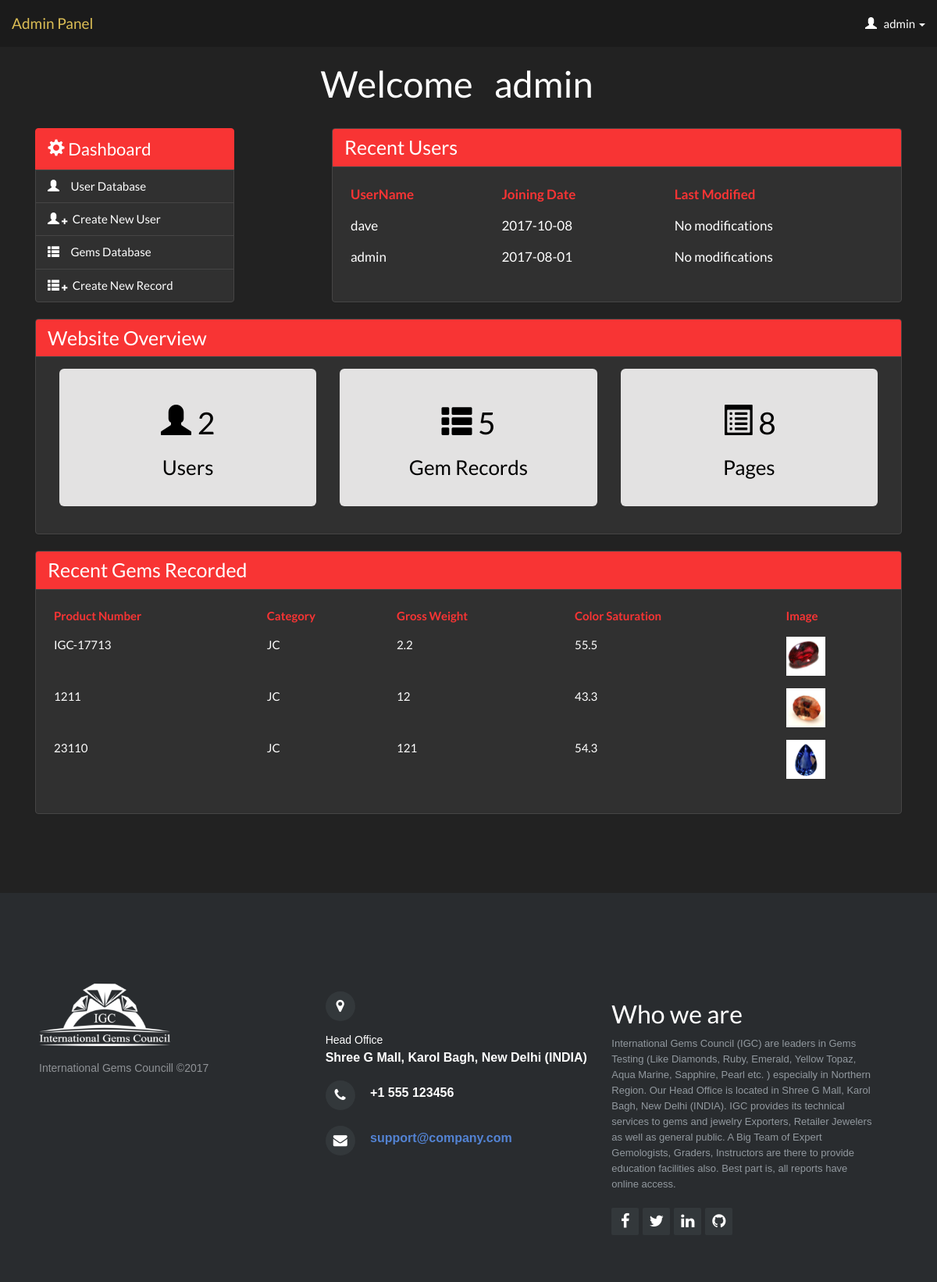
/admin/index.php (signed in), run on the app's committed database.
### tables this page shows
CREATE TABLE `users` (
  `id` int(10) UNSIGNED NOT NULL,
  `username` varchar(50) DEFAULT NULL,
  `password` varchar(255) DEFAULT NULL,
  `role` varchar(20) DEFAULT NULL,
  `created` datetime DEFAULT CURRENT_TIMESTAMP,
  `modified` datetime DEFAULT NULL
);

CREATE TABLE `jproducts` (
  `id` int(20) NOT NULL,
  `ctype` varchar(2) NOT NULL DEFAULT 'JC',
  `product_no` varchar(50) NOT NULL,
  `description` varchar(1000) NOT NULL,
  `weight` varchar(30) NOT NULL,
  `clarity` varchar(30) NOT NULL,
  `gross_weight` varchar(30) NOT NULL,
  `diamond_weight` varchar(30) NOT NULL,
  `color_stwt` varchar(30) NOT NULL,
  `product_image` varchar(100) NOT NULL,
  `date_created` datetime NOT NULL DEFAULT CURRENT_TIMESTAMP
);

### admin/includes/gem_records.php (the view)
<?php
    global $connection;
    if(!($connection)){
          echo "<thred>";
        echo "<tr> No Gem Records Found!</tr>";
        echo "</thread>";
    }
    else{
             echo" <thead>";
       echo" <tr>  ";
           echo" <th style='color:rgb(248,52,52);'>Product Number</th>";
          echo" <th style='color:rgb(248,52,52);'>Category</th>";
            echo"<th style='color:rgb(248,52,52);'>Gross Weight</th>";
            echo"<th style='color:rgb(248,52,52);'>Color Saturation</th>";
            echo"<th style='color:rgb(248,52,52);'>Image</th>";
        echo"</tr>";
    echo"</thead>";
     echo"<tbody>";
    $query = "SELECT * FROM jproducts ORDER BY date_created DESC LIMIT 3";
     $select_users = mysqli_query($connection,$query);
    while($row = mysqli_fetch_assoc($select_users)) {
        $product_number = $row["product_no"];
        $gross_weight   = $row["gross_weight"];
        $color_stwt     = $row["color_stwt"];
        $product_image  = $row["product_image"];
        $ctype          = $row["ctype"];
        echo" <tr>";
            echo "<td>$product_number</td>";
            echo "<td>$ctype</td>";
            echo"<td>$gross_weight</td>";
             echo"<td>$color_stwt</td>";
              if(!$product_image){
                echo"<td>No Image Found!</td>";
        }
        else{
             echo"<td><img src='assets/img/$product_image' style='width:50px; height:50px' ></td>";
        }
        echo"</tr>";
    }
}
 ?>

### admin/includes/header_admin.php (shortened to what this page needs)
<!DOCTYPE html>
<html>
<head>
    <link rel="stylesheet" href="assets/bootstrap/css/bootstrap.min.css">
    <link rel="stylesheet" href="assets/fonts/font-awesome.min.css">
    <link rel="stylesheet" href="assets/css/admin.css">
    <link rel="stylesheet" href="assets/css/Pretty-Footer.css">
    <link rel="stylesheet" href="assets/css/Pretty-Registration-Form.css">
    <link rel="stylesheet" href="assets/css/edit_reg.css">
    <link rel="stylesheet" href="../assets/css/user.css">
</head>
<body>

### admin/includes/navigation_admin.php (shortened to what this page needs)
<?php
 $user = $_SESSION['username'];
?>
<nav class="navbar navbar-default navbar-fixed-top cust-mav">
        <div class="container-fluid">
            <div class="navbar-header cust-nav"><a class="navbar-brand navbar-link cust-nav" href="index.php">Admin Panel </a>
            </div>
            <div class="collapse navbar-collapse" id="navcol-1">
                <ul class="nav navbar-nav navbar-right">
                    <li class="dropdown"><a class="dropdown-toggle" data-toggle="dropdown" aria-expanded="false" style="cursor: pointer;"><i class="glyphicon glyphicon-user"></i>&nbsp&nbsp <?php echo "$user"; ?> <span class="caret"></span></a>
                    </li>
                </ul>
            </div>
        </div>
    </nav>

### admin/index.php (shortened to what this page needs)
<?php include"../includes/database.php";?>
<?php include"includes/header_admin.php";?>
<?php include"includes/navigation_admin.php";?>
<?php
if($_SESSION['username'] == null)	{
header("Location: ../index.php");
}
else{
    $user = $_SESSION['username'];
}
?>
    <header>
        <div class="row">
            <div class="col-lg-4 col-lg-offset-4 col-md-10 back-color">
                <h1 class="text-center big">Welcome &nbsp<?php echo" $user ";?></h1></div>
        </div>
    </header>
    <section>
        <div class="container">
            <div class="col-lg-3 col-md-3">
                <ul class="list-group">
                    <li class="list-group-item bak item-tog" style="cursor: pointer;"><span class="widget-main-txt"><i class="glyphicon glyphicon-cog"></i> Dashboard </span></li>
                    <li class="list-group-item item-tog"     style="cursor: pointer;"><span><a href="user_database.php" class="cust_ref"><i class="glyphicon glyphicon-user"></i> &nbsp&nbsp&nbsp&nbspUser Database</a></span></li>
                    <li class="list-group-item item-tog tog-cust"   data-target="#new_user_modal" data-toggle="modal"  style="cursor: pointer;"><span><i class="glyphicon glyphicon-user"></i> <i style="font-size: 8px" class="glyphicon glyphicon-plus"></i> &nbspCreate New User</span></li>
                    <li class="list-group-item item-tog"     style="cursor: pointer;"><span><a href="gem_database.php" class="cust_ref"><i class="glyphicon glyphicon-th-list"></i> &nbsp&nbsp&nbsp&nbspGems Database</a></span></li>
                    <li class="list-group-item item-tog" data-target="#new_rec_modal" data-toggle="modal" style="cursor: pointer;"><span class="cust_ref"><i class="glyphicon glyphicon-th-list"></i> <i style="font-size: 8px" class="glyphicon glyphicon-plus"></i> &nbspCreate New Record</span></li>
                </ul>
            </div>
            <div class="col-lg-8 col-lg-offset-1 col-md-9">
                <div style="font-size: 17px" class="panel panel-default pan-down">
                    <div class="panel-heading heading-pan">
                        <h3 class="panel-title bigger-font">Recent Users</h3></div>
                    <div class="panel-body ">
                        <div class="table-responsive ">
                            <table class="table table-responsive cust_pan_res">
                            <?php include "includes/recent_users.php";?>
                                </tbody>
                            </table>
                        </div>
                    </div>
                </div>
            </div>
        </div>
    </section>
<?php
    $query_user_count ="SELECT COUNT(*)AS total from users";
    $select_count = mysqli_query($connection,$query_user_count);
    $user_count = mysqli_fetch_assoc($select_count);
    $query_product_count ="SELECT COUNT(*)AS total from jproducts";
    $select_product = mysqli_query($connection,$query_product_count);
    $product_count = mysqli_fetch_assoc($select_product);
?>
        <div class="container">
        <div class="col-md-12">
            <div class="panel panel-default heading-pan">
                <div class="panel-heading heading-pan boger-font">
                    <h3 class="panel-title bigger-font">Website Overview</h3></div>
                <div class="panel-body">
                    <div class="col-lg-4 col-md-12">
                        <div class="well well-lg well_cust">
                            <h1 class="text-center cust_well_txt"><i class="glyphicon glyphicon-user"></i> <?php print_r($user_count['total']); ?></h1>
                            <h3 class="text-center cust_well_txt">Users </h3></div>
                    </div>
                    <div class="col-lg-4 col-md-12">
                        <div class="well well-lg well_cust">
                            <h1 class="text-center cust_well_txt"> <i class="glyphicon glyphicon-th-list"></i> <?php print_r($product_count['total']); ?></h1>
                            <h3 class="text-center cust_well_txt">Gem Records</h3></div>
                    </div>
                    <div class="col-lg-4 col-md-12">
                        <div class="well well-lg well_cust">
                            <h1 class="text-center cust_well_txt"> <i class="glyphicon glyphicon-list-alt"></i> 8</h1>
                            <h3 class="text-center cust_well_txt">Pages </h3></div>
                    </div>
                </div>
            </div>
        </div>
    </div>
    <div class="container">
        <div class="col-md-12">
            <div class="panel panel-default heading-pan">
                <div class="panel-heading heading-pan boger-font">
                    <h3 class="panel-title bigger-font">Recent Gems Recorded</h3></div>
                <div class="panel-body">
                    <div class="table-responsive">
                        <table class="table">
                        <?php include "includes/gem_records.php"; ?>
                            </tbody>
                         </table>
                    </div>
                </div>
            </div>
        </div>
    </div>
    <?php include"includes/footer_admin.php";?>

### admin/includes/recent_users.php
<?php
                            global $connection;
                            if(!($connection)){
                                echo "<thred>";
                                echo "<tr> No Records Found!</tr>";
                                echo "</thread>";
                            }
                            else{
                                 echo"<thead>";
                                    echo"<tr>";
                                        echo"<th style='color:rgb(248,52,52);'>UserName </th>";
                                        echo"<th style='color:rgb(248,52,52);'>Joining Date </th>";
                                        echo"<th style='color:rgb(248,52,52);'>Last Modified </th>";
                                    echo"</tr>";
                                echo"</thead>";
                                echo"<tbody>";
                                $query = "SELECT username, created,modified FROM users ORDER BY created DESC Limit 2";
                                $select_users = mysqli_query($connection,$query);
                              while($row = mysqli_fetch_assoc($select_users)) {
                                    $username = $row['username'];
                                    $created  = $row['created'];
                              $splitTimeStamp = explode(" ",$created);
                                     $created = $splitTimeStamp[0];
                                    $modified = $row['modified'];
                              $splitTimeStamp = explode(" ",$modified);
                                    $modified = $splitTimeStamp[0];
                                    if(!$modified){
                                        $modified = 'No modifications';
                                    }
                                   echo" <tr>";
                                    echo "<td>$username</td>";
                                    echo"<td>$created</td>";
                                      echo"<td>$modified</td>";
                                    echo"</tr>";
                              }
                            }
 ?>

### admin/includes/footer_admin.php (shortened to what this page needs)
<footer>
            <div class="row">
                <div class="col-md-4 col-sm-6 footer-navigation">
                    <h3><img src="assets/img/idc_nw.png" class="logo"></h3>
                    <p class="company-name">International Gems Councill ©2017</p>
                </div>
                <div class="col-md-4 col-sm-6 footer-contacts">
                    <div><span class="fa fa-map-marker footer-contacts-icon"> </span>
                        <p><span class="new-line-span">Head Office</span> Shree G Mall, Karol Bagh, New Delhi (INDIA)</p>
                    </div>
                    <div><i class="fa fa-phone footer-contacts-icon"></i>
                        <p class="footer-center-info email text-left"> +1 555 123456</p>
                    </div>
                    <div><i class="fa fa-envelope footer-contacts-icon"></i>
                        <p> <a href="#" target="_blank">support@company.com</a></p>
                    </div>
                </div>
                <div class="col-md-4 footer-about">
                    <h2>Who we are</h2>
                    <p class="cust_who">International Gems Council (IGC) are leaders in Gems Testing (Like Diamonds, Ruby, Emerald, Yellow Topaz, Aqua Marine, Sapphire, Pearl etc. ) especially in Northern Region. Our Head Office is located in Shree G Mall, Karol Bagh, New Delhi (INDIA). IGC provides its technical services to gems and jewelry Exporters, Retailer Jewelers as well as general public.  A Big Team of Expert Gemologists, Graders, Instructors are there to provide education facilities also. Best part is, all reports have online access.
                    </p>
                    <div class="social-links social-icons"><a href="#"><i class="fa fa-facebook"></i></a><a href="#"><i class="fa fa-twitter"></i></a><a href="#"><i class="fa fa-linkedin"></i></a><a href="#"><i class="fa fa-github"></i></a></div>
                </div>
            </div>
        </footer>
</body>
</html>

### admin/assets/css/admin.css (style rules this page uses)
nav.navbar.navbar-default.cust-mav { border-radius:0px; background-color:#1b1b1b; }
.row { margin-left:-15px; margin-right:-15px; margin-top:61px; width:100%; }
h1.text-center.big { font-size:47px; }
span.widget-main-txt { font-size:22px; }
li.list-group-item.bak { background-color:rgb(248,52,52); border-color:rgb(248,52,52); }
.list-group { margin-top:20px; padding-left:0; }
div.panel.panel-default.pan-down { margin-top:20px; }
div.panel-heading.heading-pan { background-color:rgb(248,52,52); }
h3.panel-title.bigger-font { font-size:25px; }
.logo { width:50%; }
.cust_ref { color:white; text-decoration-line: none; }
.row { margin-left:-15px; margin-right:-15px; margin-top:61px; }
div.well.well-lg.well_cust { background-color:rgb(227,226,226); }
h3.text-center.cust_well_txt { color:black; }
h1.text-center.cust_well_txt { color:black; }

### admin/assets/css/Pretty-Footer.css (style rules this page uses)
footer { background-color:#292c2f; box-shadow:0 1px 1px 0 rgba(0, 0, 0, 0.12); box-sizing:border-box; width:100%; text-align:left; font:bold 16px sans-serif; padding:55px 50px; margin-top:80px; bottom:0; color:#fff; }
.footer-navigation h3 { margin:0; font:normal 36px Cookie, cursive; margin-bottom:20px; color:#fff; }
.footer-navigation p.company-name { color:#8f9296; font-size:14px; font-weight:normal; margin-top:20px; }
.footer-contacts p { display:inline-block; color:#ffffff; vertical-align:middle; }
.footer-contacts p a { color:#5383d3; text-decoration:none; }
.fa.footer-contacts-icon { background-color:#33383b; color:#fff; font-size:18px; width:38px; height:38px; border-radius:50%; text-align:center; line-height:38px; margin:10px 15px 10px 0; }
span.new-line-span { display:block; font-weight:normal; display:block; font-weight:normal; font-size:14px; line-height:2; }
.footer-about p { line-height:20px; color:#92999f; font-size:13px; font-weight:normal; margin:0; }
div.social-links { margin-top:20px; color:#fff; }
.social-links a { display:inline-block; width:35px; height:35px; cursor:pointer; background-color:#33383b; border-radius:2px; font-size:20px; color:#ffffff; text-align:center; line-height:35px; margin-right:5px; margin-bottom:5px; }

### admin/assets/css/edit_reg.css (style rules this page uses)
nav.navbar.navbar-default.cust-mav { border-radius:0px; background-color:#1b1b1b; }
.row { margin-left:-15px; margin-right:-15px; margin-top:61px; }
h1.text-center.big { font-size:47px; }
span.widget-main-txt { font-size:22px; }
li.list-group-item.bak { background-color:rgb(248,52,52); border-color:rgb(248,52,52); }
.list-group { margin-top:20px; padding-left:0; }
div.panel.panel-default.pan-down { margin-top:20px; }
div.panel-heading.heading-pan { background-color:rgb(248,52,52); }
h3.panel-title.bigger-font { font-size:25px; }

### assets/css/user.css (style rules this page uses)
.navbar { margin-bottom:0; border:none; }
img.logo { width:50%; }
.navbar.navbar-default.cust-mav { border-radius:0px; background-color:#1b1b1b; }
.row { margin-left:-15px; margin-right:-15px; margin-top:61px; }
h1.text-center.big { font-size:47px; }
span.widget-main-txt { font-size:22px; }
li.list-group-item.bak { background-color:rgb(248,52,52); border-color:rgb(248,52,52); }
.list-group { margin-top:20px; padding-left:0; }
div.panel.panel-default.pan-down { margin-top:20px; }
div.panel-heading.heading-pan { background-color:rgb(248,52,52); }
h3.panel-title.bigger-font { font-size:25px; }
.cust_who { font-size: 20px; font-weight: lighter; }

### data on the page
users: username "dave", created "2017-10-08", modified "No modifications"
users: username "admin", created "2017-08-01", modified "No modifications"
jproducts: product_no "IGC-17713", ctype "JC", gross_weight "2.2", color_stwt "55.5", product_image (picture)
jproducts: product_no "1211", ctype "JC", gross_weight "12", color_stwt "43.3", product_image (picture)
jproducts: product_no "23110", ctype "JC", gross_weight "121", color_stwt "54.3", product_image (picture)

### other printed values
$user "admin"
